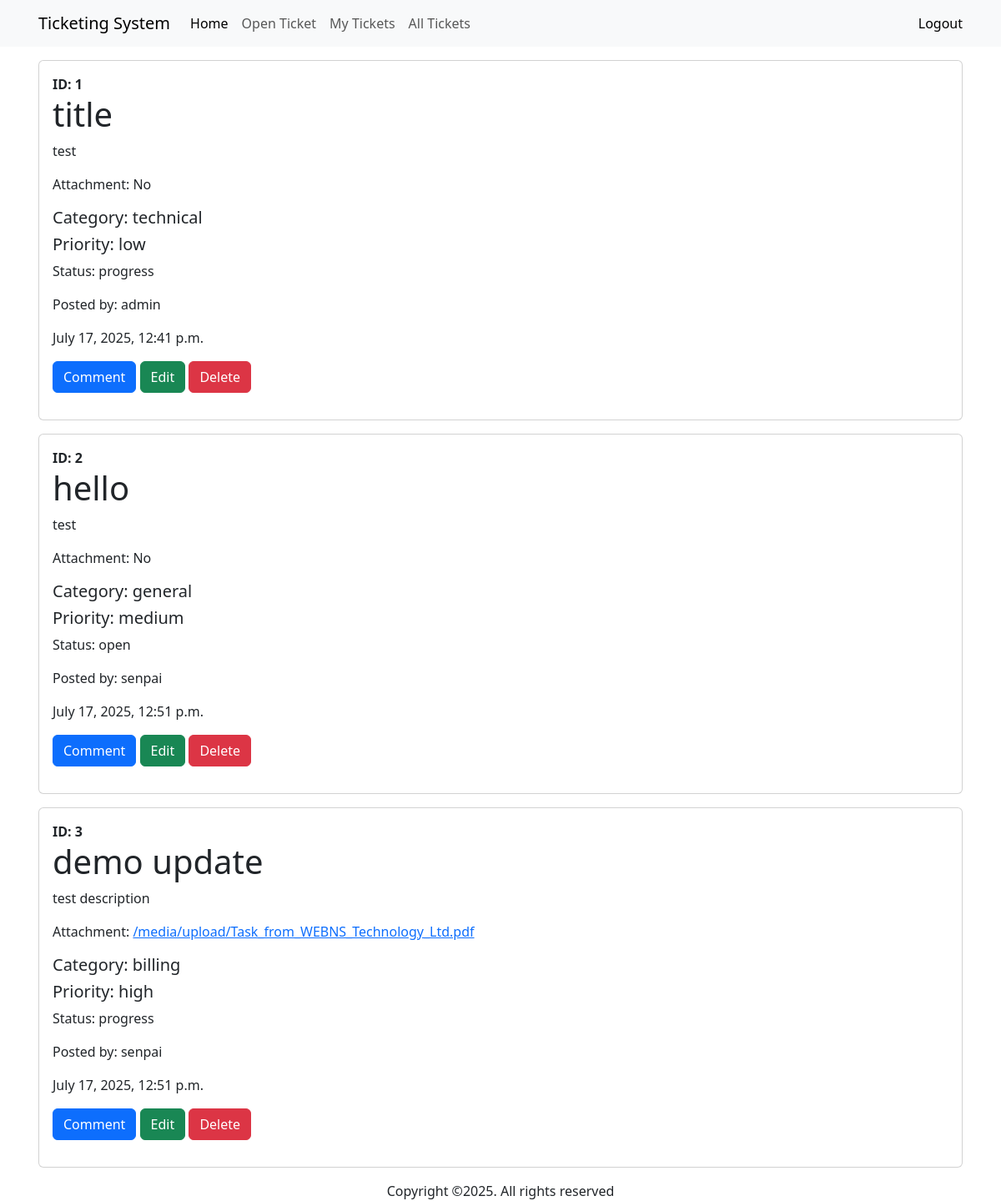
Screenshot of /ticket/admin_action/ (signed in) with the database file from the repository.
### ticket/models.py (models this page shows, shortened)
class createTicket(models.Model):
    user_account = models.ForeignKey(UserAccount, on_delete=models.CASCADE)
    title = models.CharField(max_length=255)
    description = models.TextField()
    CATEGORY_CHOICES = [
    ('technical', 'Technical'),
    ('billing', 'Billing'),
    ('general', 'General'),
    ('others', 'Others'),
    ]
    category = models.CharField(max_length=20, choices=CATEGORY_CHOICES)
    PRIORITY_CHOICES = [
        ('low', 'Low'),
        ('medium', 'Medium'),
        ('high', 'High'),
    ]
    priority = models.CharField(max_length=10, choices=PRIORITY_CHOICES)
    uploaded_file = models.FileField(upload_to='upload/', null=True, blank=True)
    TICKET_STATUS = [
        ('open', 'Open'),
        ('progress', 'In Progress'),
        ('resolved', 'Resolved'),
        ('closed', 'Closed'),
    ]
    status = models.CharField(max_length=20, choices=TICKET_STATUS, default='open')
    create_at = models.DateTimeField(auto_now_add=True)

### account/models.py (models this page shows, shortened)
class UserAccount(AbstractBaseUser):
    full_name = models.CharField(max_length=255)
    username = models.CharField(max_length=255, unique=True)
    email = models.CharField(max_length=100, unique=True)
    is_admin = models.BooleanField(default=False)
    is_staff = models.BooleanField(default=False)
    is_active = models.BooleanField(default=False)
    USERNAME_FIELD = 'username'
    REQUIRED_FIELDS = ['full_name', 'email']
    objects = UserAccountManager()

### ticket/views.py (the view)
# urls.py: path('admin_action/', views.admin_ticket_page, name='admin_ticket'),
def admin_ticket_page(request):
    html_template_name = 'ticket/all.html'
    all_tickets = createTicket.objects.all()
    context = {
        'ticket_info': all_tickets,
    }
    return render(request, html_template_name, context)

### templates/ticket/all.html (shortened to what this page needs)
{% extends 'index.html' %}
{% load static %}
{% block content %}
    <section class="ticket_list">
        <div class="container">
            {% if user.is_authenticated and user.is_admin %}
            {% for item in ticket_info %}
            <div class="card mt-3 mb-3">
                <div class="card-body">
                    <div class="ticket">
                        <strong>ID: {{ item.id }}</strong>
                        <h1>{{ item.title }}</h1>
                        <p>{{ item.description }}</p>
                        {% if item.uploaded_file %}
                            <span>Attachment: </span><a href="{{ item.uploaded_file.url }}">{{ item.uploaded_file.url }}</a>
                        {% else %}
                            <p>Attachment: No</p>
                        {% endif %}
                    </div>
                    <div class="mt-3 mb-3">
                        <h5>Category: {{ item.category }}</h5>
                        <h5>Priority: {{ item.priority }}</h5>
                        <span>Status: {{ item.status }}</span>
                    </div>
                    <div class="user__info mt-3 mb-3">
                        <p>Posted by: {{ item.user_account.username }}</p>
                        <span>{{ item.create_at }}</span>
                    </div>
                    <div class="ticket__btn mt-3 mb-3">
                        <a href="{% url 'ticket:comment' item.pk %}" class="btn btn-primary">Comment</a>
                        <a href="{% url 'ticket:ticket_update' item.pk %}" class="btn btn-success">Edit</a>
                        <a href="{% url 'ticket:delete' item.pk %}" class="btn btn-danger">Delete</a>
                    </div>
                </div>
            </div>
            {% endfor %}
            {% endif %}
        </div>
    </section>
{% endblock %}

### static/css/style.css (style rules this page uses)
.container { margin: 0 auto; width: 1200px; padding: 0 1rem; position: relative; }

### rows the page displays
createTicket: id "1", title "title", description "test", uploaded_file "Attachment: No", category "technical", priority "low", status "progress", user_account.username "admin", create_at "July 17, 2025, 12:41 p.m."
createTicket: id "2", title "hello", description "test", uploaded_file "Attachment: No", category "general", priority "medium", status "open", user_account.username "senpai", create_at "July 17, 2025, 12:51 p.m."
createTicket: id "3", title "demo update", description "test description", uploaded_file "/media/upload/Task_from_WEBNS_Technology_Ltd.pdf", category "billing", priority "high", status "progress", user_account.username "senpai", create_at "July 17, 2025, 12:51 p.m."
